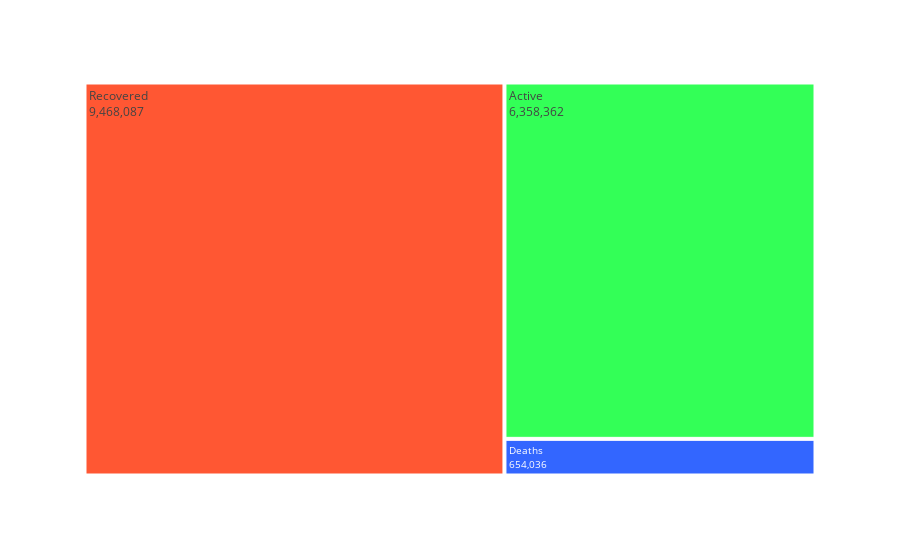

The cell this chart's notebook holds for it:
### Code cell
temp=day_wise[['Date','Deaths','Recovered','Active']].tail(1)
temp=temp.melt(id_vars="Date",value_vars=["Active","Deaths","Recovered"])

fig = px.treemap(temp, path=["variable"], values="value", height=225, color_discrete_sequence=color_discrete_sequence)
fig.data[0].textinfo='label+text+value'
fig.show()

### Figure 1 — Plotly figure (JSON) as saved in the notebook; plotly's stock layout.template omitted (floating-point values rounded to 4 significant figures)
{"data": [{"branchvalues": "total", "domain": {"x": [0, 1], "y": [0, 1]}, "hovertemplate": "labels=%{label}<br>value=%{value}<br>parent=%{parent}<br>id=%{id}<extra></extra>", "ids": ["Active", "Deaths", "Recovered"], "labels": ["Active", "Deaths", "Recovered"], "name": "", "parents": ["", "", ""], "values": [6358362, 654036, 9468087], "type": "treemap", "textinfo": "label+text+value"}], "layout": {"legend": {"tracegroupgap": 0}, "margin": {"t": 60}, "treemapcolorway": ["#FF5733", "#33FF57", "#3366FF"], "autosize": true}}
